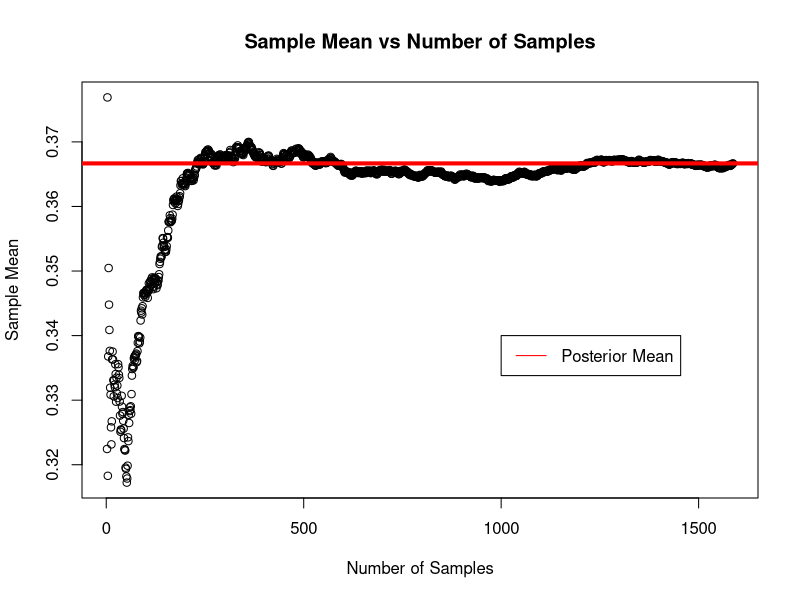
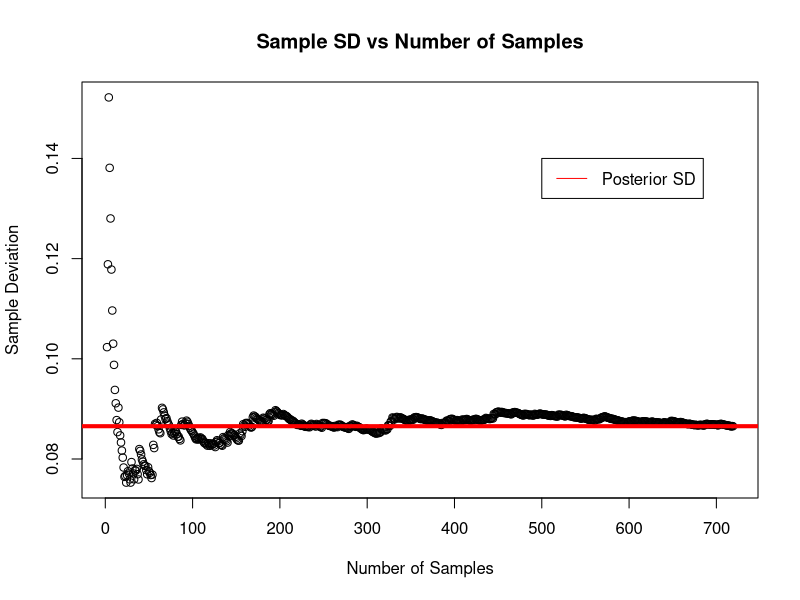
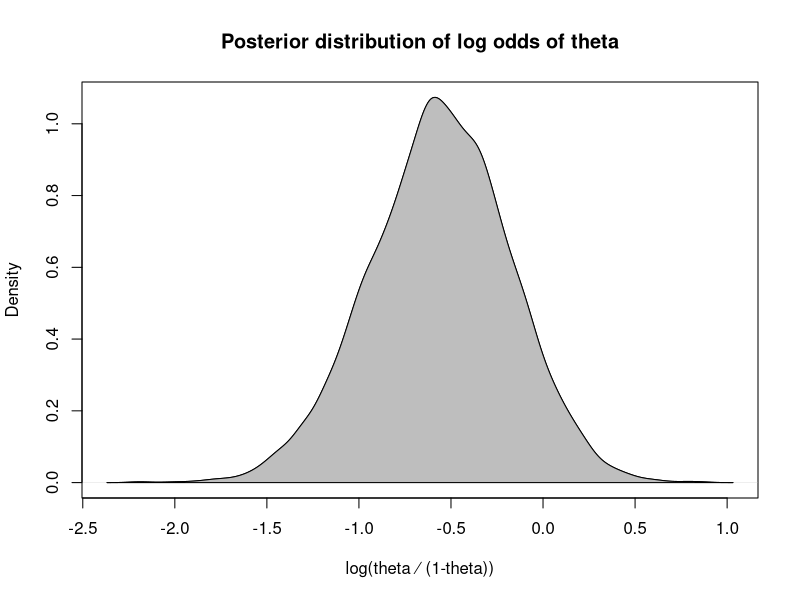

R code for these plots, in order:
## ---- chunk 1
knitr::opts_chunk$set(echo = TRUE)
knitr::opts_chunk$set(message = FALSE)
knitr::opts_chunk$set(warning = FALSE)
## ---- chunk 2
# Data distribution parameters
n <- 24
s <- 8
f <- n-s
# Prior distribution parameters
alpha_0 <- 3
beta_0 <- 3
## ---- chunk 3

alpha_n <- alpha_0 + s
beta_n <- beta_0 + f

posterior_mean <- alpha_n/(alpha_n + beta_n)
posterior_variance <- (alpha_n * beta_n)/((alpha_n + beta_n)^2 * 
                                            (alpha_n + beta_n + 1))
posterior_sd <- sqrt(posterior_variance)

posteriorDrawParams <- function(num_draws,alpha_n,beta_n){
  set.seed(1234)
  theta_n <- rbeta(num_draws, shape1 = alpha_n, shape2 = beta_n)
  sample_mean <- mean(theta_n)
  sample_sd <- sd(theta_n)
  return(c(sample_mean,sample_sd))
}
## ---- chunk 4
num_samples <- 1
mu_vector <- c()
sample_mu <- 0.3
sample_dev <- 1
#plot(num_samples,sample_mu)

while(abs(posterior_mean - sample_mu) > 1e-7){
  num_samples <- num_samples + 1
  sample_mu <- posteriorDrawParams(num_samples,alpha_n,beta_n)[1]
  mu_vector <- c(mu_vector,sample_mu)
  #points(num_samples,sample_mu)
}
plot(c(2:num_samples),mu_vector,
     xlab = 'Number of Samples',ylab = 'Sample Mean',
     main = 'Sample Mean vs Number of Samples')
legend(1000,0.34,legend = c('Posterior Mean'),col = c('red'),lty=1)
abline(h = posterior_mean,lwd=4,col = 'red')
## ---- chunk 5
num_samples <- 1
sd_vector <- c()
sample_dev <- 1

while(abs(posterior_sd - sample_dev) > 1e-5){
  num_samples <- num_samples + 1
  sample_dev <- posteriorDrawParams(num_samples,alpha_n,beta_n)[2]
  sd_vector <- c(sd_vector,sample_dev)
}
plot(c(2:num_samples),sd_vector,
     xlab = 'Number of Samples',ylab = 'Sample Deviation',
     main = 'Sample SD vs Number of Samples')
legend(500,0.14,legend = c('Posterior SD'),col = c('red'),lty=1)
abline(h = posterior_sd,lwd=4,col = 'red')


## ---- chunk 6
posteriorDraw <- function(num_draws,alpha_n,beta_n){
  set.seed(1234)
  theta_n <- rbeta(num_draws, shape1 = alpha_n, shape2 = beta_n)
  sample_mean <- mean(theta_n)
  sample_sd <- sd(theta_n)
  return(theta_n)
}
## ---- chunk 7
# P(theta > 0.4|y) from sampled data
simulated_data <- posteriorDraw(num_draws = 10000,alpha_n,beta_n)
posterior_prob <- length(simulated_data[simulated_data > 0.4])/length(simulated_data)
print(posterior_prob)

# Actual value of P(theta > 0.4|y)
x <- 0.4
actual_prob <- pbeta(x,alpha_n,beta_n,lower.tail = FALSE)
print(actual_prob)
## ---- chunk 8
theta_post <- posteriorDraw(num_draws = 10000,alpha_n,beta_n)
phi <- log(theta_post) - log(1 - theta_post)
plot(density(phi),
     main = 'Posterior distribution of log odds of theta',
     xlab = 'log(theta ⁄ (1-theta))')
polygon(density(phi),col = 'grey')
## ---- chunk 9
y <- c(38, 20, 49, 58, 31, 70, 18, 56, 25, 78)
mu <- 3.8
n <- 10
tau_sq <- sum((log(y)-mu)^2)/n

rinvchisquare <- function(num_draws, n, tau_sq){
  x <- rchisq(num_draws,df = n-1)
  x_inv <- ((n-1)*tau_sq)/x
  return(x_inv)
}
## ---- chunk 10
post_sample <- rinvchisquare(10000, n, tau_sq)

